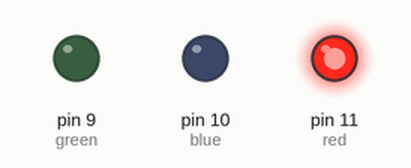
Recording of a sketch running on a simulated Arduino Uno, built with avr-gcc and run on an emulated ATmega328P. Parts: output pins drawn as LEDs (lit = HIGH).

Above: at 0.2 s.
At 2.2 s:
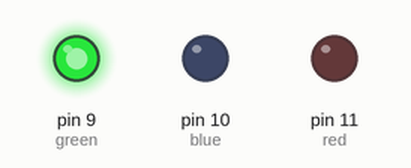
At 3.2 s:
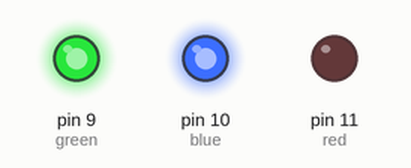
At 3.7 s:
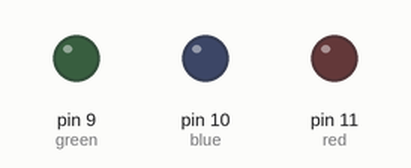
At 5.2 s:
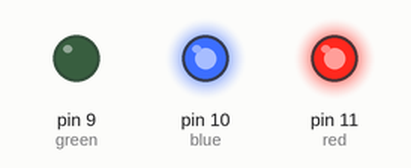
At 7.2 s:
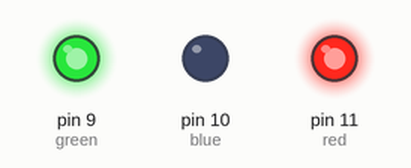
Timing chart, 0 to 7.8 s (numbered marks = the images above):
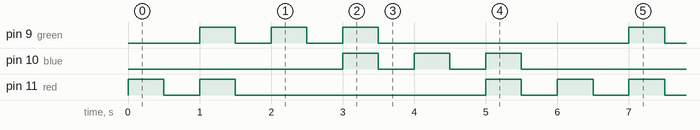

Measured:
- by itself, pin 9 (green), pin 10 (blue): repeats every 6.0 s: 2 × (LOW 0.50 s, HIGH 0.50 s), LOW 3.5 s, HIGH 0.50 s
- by itself, pin 11 (red): repeats every 6.0 s: LOW 0.50 s, HIGH 0.50 s, LOW 3.5 s, HIGH 0.50 s, LOW 0.50 s, HIGH 0.50 s
- by itself, everything shown: repeats every 6.0 s, in 12 steps

The sketch:

COLOURS.ino
```cpp
#define green 9
#define blue 10
#define red 11

void setup() {
  // put your setup code here, to run once:
  pinMode(green, OUTPUT);
  pinMode(blue, OUTPUT);
  pinMode(red, OUTPUT);
}

void loop() {
  // put your main code here, to run repeatedly:

  digitalWrite(red, HIGH);
  delay(500);
  digitalWrite(red, LOW);
  delay(500);

  digitalWrite(green, HIGH);
  digitalWrite(red, HIGH);
  delay(500);
  digitalWrite(green, LOW);
  digitalWrite(red, LOW);
  delay(500);

  digitalWrite(green, HIGH);
  delay(500);
  digitalWrite(green, LOW);
  delay(500);

  digitalWrite(green, HIGH);
  digitalWrite(blue, HIGH);
  delay(500);
  digitalWrite(green, LOW);
  digitalWrite(blue, LOW);
  delay(500);

  digitalWrite(blue, HIGH);
  delay(500);
  digitalWrite(blue, LOW);
  delay(500);

  digitalWrite(red, HIGH);
  digitalWrite(blue, HIGH);
  delay(500);
  digitalWrite(red, LOW);
  digitalWrite(blue, LOW);
  delay(500);
}
```
